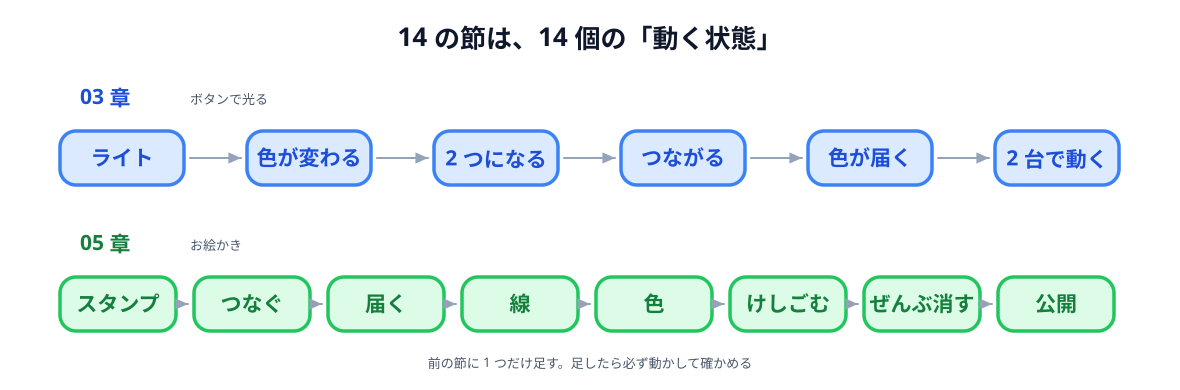

Generate this figure with Python:
# 07-roadmap.svg
# スキーマ: SOURCE-PATH-GOAL × 2 段（03 章の 6 節と 05 章の 8 節を、1 本の道として）
# 「1 節 = 1 つの動く状態」で、14 個の小さな段に割ってあることを見せる

import sys

sys.path.insert(0, "/Users/seekseep/.claude/skills/genfig")
from genfig import Canvas, PALETTE

c = Canvas(1180, 390)
c.text(590, 46, "14 の節は、14 個の「動く状態」", scale="xl")

c.text(80, 104, "03 章", scale="lg", fill=PALETTE["blue"]["text"], align="left")
c.text(190, 104, "ボタンで光る", scale="sm", align="left")

row1 = ["ライト", "色が変わる", "2 つになる", "つながる", "色が届く", "2 台で動く"]
nodes1 = []
for i, label in enumerate(row1):
    nodes1.append(
        c.node(122 + i * 187, 158, label, shape="sticky", color="blue", w=124, h=54)
    )
for a, b in zip(nodes1, nodes1[1:]):
    c.link(a, b, primary=False)

c.text(80, 250, "05 章", scale="lg", fill=PALETTE["green"]["text"], align="left")
c.text(190, 250, "お絵かき", scale="sm", align="left")

row2 = ["スタンプ", "つなぐ", "届く", "線", "色", "けしごむ", "ぜんぶ消す", "公開"]
nodes2 = []
for i, label in enumerate(row2):
    nodes2.append(
        c.node(118 + i * 134, 304, label, shape="sticky", color="green", w=116, h=54)
    )
for a, b in zip(nodes2, nodes2[1:]):
    c.link(a, b, primary=False)

c.text(590, 368, "前の節に 1 つだけ足す。足したら必ず動かして確かめる", scale="sm")

c.save("07-roadmap.svg")
